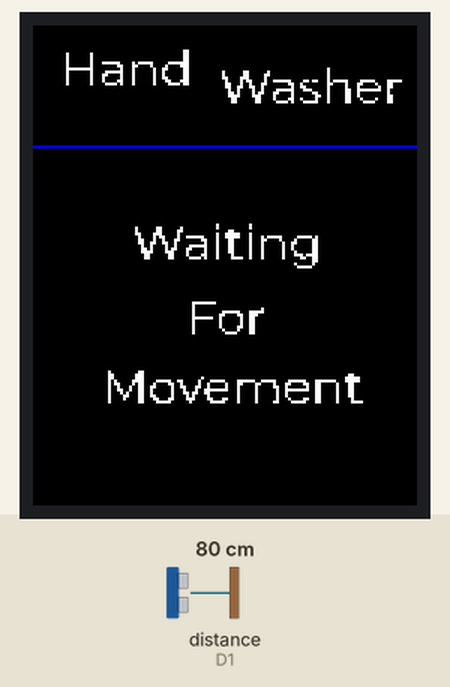
This sketch was run on a simulated ESP8266 (NodeMCU). On the bench: 128×160 colour display. Wiring (inferred from the names in the program): ultrasonic range finder: trigger D0; echo D1. Inputs (shaded band) come from the test bench; at power-on: distance to the obstacle (sensor on D1) 80 cm. The echo pulse lasts 58.3 µs per cm.

Above: at 1.3 s.
1.4 s: distance to the obstacle (sensor on D1) set to 2 cm
At 2.2 s:
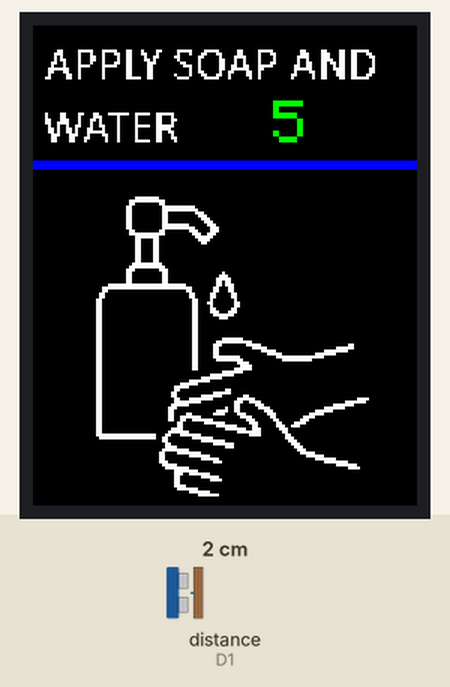
At 7.2 s:
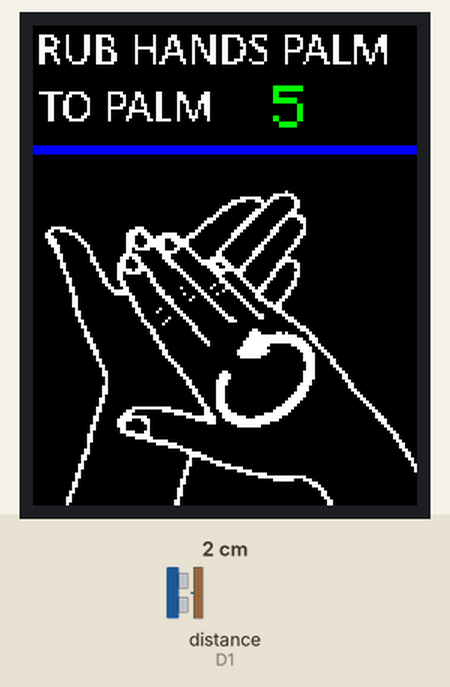
Timing chart, 0 to 8.7 s (numbered marks = the images above; inputs shaded):
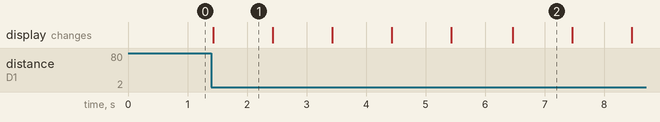

Measured:
- after the input at 1.4 s, the display: changes at once (image 1)
- what the display in image 1 shows lasts 1.0 s, from 1.4 s to 2.4 s

The sketch:

Code_NoClock.ino
```cpp
/*
   An open source project showing people how to wash their hands with a colour display
   Please refer to the project inorder to get more details
   REQUIRED LIBRARIES:
    Adafruit GFX
    Adafruit ST7735
*/

#include <Adafruit_GFX.h>    // include the Adafruit GFX Library
#include <Adafruit_ST7735.h> // include the Adafruit Library for driving this specific SPI display
#include <SPI.h> // include the SPI library as we communicate with the display using SPI

#define TFT_CS D4
#define TFT_RST D3 //Declaring pins
#define TFT_DC  D2

Adafruit_ST7735 tft = Adafruit_ST7735(TFT_CS, TFT_DC, TFT_RST); // init. the object tft

int triggerDistance = 40;  //CHANGE THIS FOR HOW CLOSE A HAND MUST BE TO START THE PROGRAM

const int trigPin = D0; //Declaring pins for the sensor
const int echoPin = D1;

bool triggered = false; //check if the sensors value has got smaller than the trigger distance

long duration; // measure how long it took for both the signal to be sent and then come back
int distanceCm; //the current distance being measurement

int runonce = 0;

extern  unsigned char  menuPage[];
extern  unsigned char  picture1[];
extern  unsigned char  picture2[];
extern  unsigned char  picture3[];
extern  unsigned char  picture4[];   //all the images
extern  unsigned char  picture5[];
extern  unsigned char  picture6[];
extern  unsigned char  picture7[];
extern  unsigned char  picture8[];

void setup()
{
  startup(); //setting up the display and sensor
  menu(); //displays menu
}

void loop()
{
  if (triggered == false) //if it isn't triggered
  {
    checkformovement(); //keep checking whether the sensor has detected someone
  }
  else
  {
    runSteps(); //if it did get triggered run the steps
  }

}

void runSteps()
{
  step1(); //step1
  step2(); //step2
  step3(); //step3
  step4(); //step4
  step5(); //step5
  step6(); //step6
  step7(); //step7
  step8(); //step8
  clearscreen(8); //clear the screen
  menu(); //display the menu
  resetvariables(); //reset the variable
}

void startup()
{
  Serial.begin(9600);
  tft.initR(INITR_BLACKTAB); //start display
  tft.fillScreen(ST77XX_BLACK); //make it black
  tft.setTextWrap(false);
  tft.setRotation(2);
  pinMode(trigPin, OUTPUT); //init. inputs / outputs
  pinMode(echoPin, INPUT);
}

void menu()
{
  tft.drawBitmap(00, 00, menuPage, 128, 160, ST77XX_WHITE); //waiting for motion to be detected
  tft.drawLine(0, 40, 128, 40, ST77XX_BLUE); //draw the menu
}

void checkformovement()
{
  digitalWrite(trigPin, LOW); //turns off the wave
  delayMicroseconds(2);
  digitalWrite(trigPin, HIGH); // turns on the wave
  delayMicroseconds(10);
  digitalWrite(trigPin, LOW);  //turns off the wave to be read
  duration = pulseIn(echoPin, HIGH); //measure the time it took to bounce back
  distanceCm = duration * 0.034 / 2; // works out the cm by taking the duration multiplying it by 0.034
  // which gives the length of both the wave going towards and coming
  //back so we divide it by 2
  if (triggerDistance > distanceCm)
  {
    triggered = true;
  }
}

void clearscreen(int i)
{
  if (runonce == i)
  {
    tft.fillScreen(ST77XX_BLACK);
    runonce += 1;
  }
}

void resetvariables()
{
  triggered = false;
  runonce = 0;
}

void counter(int time_start, int x, int y)
{
  for (int i = time_start; i != 0; i = i - 1)
  {
    tft.setCursor(x, y);
    tft.setTextSize(2);
    tft.println(i);
    delay(1000);
    tft.fillRect(x, y, 20, 15, ST77XX_BLACK);
  }
}


void step1()
{
  tft.setTextColor(ST77XX_GREEN);
  clearscreen(0);
  tft.fillRect(0, 45, 128, 3, ST77XX_BLUE);
  tft.drawBitmap(00, 00, picture1, 128, 160, ST77XX_WHITE);
  counter(5, 80, 25);
}

void step2()
{
  clearscreen(1);
  tft.fillRect(0, 40, 128, 3, ST77XX_BLUE);
  tft.drawBitmap(00, 00, picture2, 128, 160, ST77XX_WHITE);
  counter(5, 80, 20);
}

void step3()
{
  clearscreen(2);
  tft.fillRect(0, 37, 128, 3, ST77XX_BLUE);
  tft.drawBitmap(00, 00, picture3, 128, 160, ST77XX_WHITE);
  counter(5, 85, 18);
}

void step4()
{
  clearscreen(3);
  tft.fillRect(0, 45, 128, 3, ST77XX_BLUE);
  tft.drawBitmap(00, 00, picture4, 128, 160, ST77XX_WHITE);
  counter(5, 95, 22);
}

void step5()
{
  clearscreen(4);
  tft.fillRect(0, 63, 128, 3, ST77XX_BLUE);
  tft.drawBitmap(00, 00, picture5, 128, 160, ST77XX_WHITE);
  counter(5, 105, 33);
}

void step6()
{
  clearscreen(5);
  tft.fillRect(0, 40, 128, 1, ST77XX_BLUE);
  tft.drawBitmap(00, 00, picture6, 128, 160, ST77XX_WHITE);
  counter(5, 90, 19);
}

void step7()
{
  clearscreen(6);
  tft.fillRect(0, 59, 128, 3, ST77XX_BLUE);
  tft.drawBitmap(00, 00, picture7, 128, 160, ST77XX_WHITE);
  counter(5, 85, 27);
}

void step8()
{
  clearscreen(7);
  tft.fillRect(0, 65, 128, 3, ST77XX_BLUE);
  tft.drawBitmap(00, 00, picture8, 128, 160, ST77XX_WHITE);
  counter(5, 90, 12);
}
```

Source omitted: graphics.c (104911 bytes)
